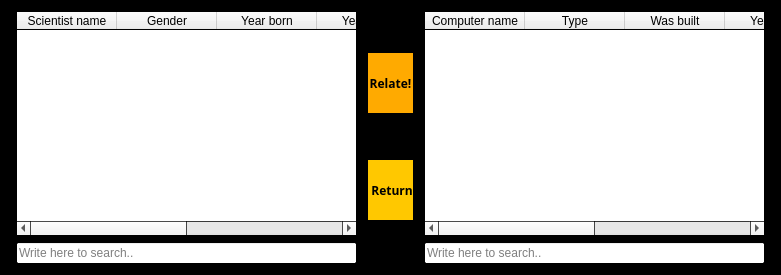
<?xml version="1.0" encoding="UTF-8"?>
<ui version="4.0">
 <class>RelationWindow</class>
 <widget class="QDialog" name="RelationWindow">
  <property name="geometry">
   <rect>
    <x>0</x>
    <y>0</y>
    <width>781</width>
    <height>275</height>
   </rect>
  </property>
  <property name="sizePolicy">
   <sizepolicy hsizetype="MinimumExpanding" vsizetype="Preferred">
    <horstretch>0</horstretch>
    <verstretch>0</verstretch>
   </sizepolicy>
  </property>
  <property name="palette">
   <palette>
    <active>
     <colorrole role="Base">
      <brush brushstyle="SolidPattern">
       <color alpha="255">
        <red>255</red>
        <green>255</green>
        <blue>255</blue>
       </color>
      </brush>
     </colorrole>
     <colorrole role="Window">
      <brush brushstyle="SolidPattern">
       <color alpha="255">
        <red>0</red>
        <green>0</green>
        <blue>0</blue>
       </color>
      </brush>
     </colorrole>
    </active>
    <inactive>
     <colorrole role="Base">
      <brush brushstyle="SolidPattern">
       <color alpha="255">
        <red>255</red>
        <green>255</green>
        <blue>255</blue>
       </color>
      </brush>
     </colorrole>
     <colorrole role="Window">
      <brush brushstyle="SolidPattern">
       <color alpha="255">
        <red>0</red>
        <green>0</green>
        <blue>0</blue>
       </color>
      </brush>
     </colorrole>
    </inactive>
    <disabled>
     <colorrole role="Base">
      <brush brushstyle="SolidPattern">
       <color alpha="255">
        <red>0</red>
        <green>0</green>
        <blue>0</blue>
       </color>
      </brush>
     </colorrole>
     <colorrole role="Window">
      <brush brushstyle="SolidPattern">
       <color alpha="255">
        <red>0</red>
        <green>0</green>
        <blue>0</blue>
       </color>
      </brush>
     </colorrole>
    </disabled>
   </palette>
  </property>
  <property name="windowTitle">
   <string>Dialog</string>
  </property>
  <layout class="QHBoxLayout" name="horizontalLayout">
   <item>
    <layout class="QVBoxLayout" name="verticalLayout_2">
     <property name="leftMargin">
      <number>5</number>
     </property>
     <property name="rightMargin">
      <number>5</number>
     </property>
     <item>
      <widget class="QTableWidget" name="table_relation_scientists">
       <property name="columnCount">
        <number>6</number>
       </property>
       <column>
        <property name="text">
         <string>Scientist name</string>
        </property>
       </column>
       <column>
        <property name="text">
         <string>Gender</string>
        </property>
       </column>
       <column>
        <property name="text">
         <string>Year born</string>
        </property>
       </column>
       <column>
        <property name="text">
         <string>Year died</string>
        </property>
       </column>
       <column/>
       <column/>
      </widget>
     </item>
     <item>
      <widget class="QLineEdit" name="search_relation_searchScientist">
       <property name="placeholderText">
        <string>Write here to search..</string>
       </property>
      </widget>
     </item>
    </layout>
   </item>
   <item>
    <widget class="QFrame" name="verticalFrame">
     <property name="sizePolicy">
      <sizepolicy hsizetype="Minimum" vsizetype="Minimum">
       <horstretch>0</horstretch>
       <verstretch>0</verstretch>
      </sizepolicy>
     </property>
     <property name="minimumSize">
      <size>
       <width>45</width>
       <height>0</height>
      </size>
     </property>
     <property name="maximumSize">
      <size>
       <width>16777215</width>
       <height>257</height>
      </size>
     </property>
     <layout class="QVBoxLayout" name="verticalLayout">
      <property name="spacing">
       <number>5</number>
      </property>
      <property name="sizeConstraint">
       <enum>QLayout::SetDefaultConstraint</enum>
      </property>
      <property name="leftMargin">
       <number>0</number>
      </property>
      <property name="topMargin">
       <number>0</number>
      </property>
      <property name="rightMargin">
       <number>0</number>
      </property>
      <property name="bottomMargin">
       <number>0</number>
      </property>
      <item>
       <widget class="QPushButton" name="button_relation_relate">
        <property name="enabled">
         <bool>true</bool>
        </property>
        <property name="sizePolicy">
         <sizepolicy hsizetype="Preferred" vsizetype="Preferred">
          <horstretch>0</horstretch>
          <verstretch>0</verstretch>
         </sizepolicy>
        </property>
        <property name="maximumSize">
         <size>
          <width>60</width>
          <height>60</height>
         </size>
        </property>
        <property name="sizeIncrement">
         <size>
          <width>0</width>
          <height>0</height>
         </size>
        </property>
        <property name="baseSize">
         <size>
          <width>0</width>
          <height>0</height>
         </size>
        </property>
        <property name="font">
         <font>
          <family>Rockwell</family>
          <pointsize>9</pointsize>
          <weight>75</weight>
          <bold>true</bold>
         </font>
        </property>
        <property name="styleSheet">
         <string notr="true">QPushButton
{
	color: black;
	background-color: rgba(255, 170, 0); border: none;
}</string>
        </property>
        <property name="text">
         <string>Relate!</string>
        </property>
        <property name="autoDefault">
         <bool>true</bool>
        </property>
        <property name="default">
         <bool>false</bool>
        </property>
        <property name="flat">
         <bool>false</bool>
        </property>
       </widget>
      </item>
      <item>
       <widget class="QPushButton" name="button_relation_return">
        <property name="enabled">
         <bool>true</bool>
        </property>
        <property name="sizePolicy">
         <sizepolicy hsizetype="Fixed" vsizetype="Fixed">
          <horstretch>0</horstretch>
          <verstretch>0</verstretch>
         </sizepolicy>
        </property>
        <property name="maximumSize">
         <size>
          <width>60</width>
          <height>60</height>
         </size>
        </property>
        <property name="font">
         <font>
          <family>Rockwell</family>
          <pointsize>9</pointsize>
          <weight>75</weight>
          <bold>true</bold>
         </font>
        </property>
        <property name="toolTipDuration">
         <number>0</number>
        </property>
        <property name="layoutDirection">
         <enum>Qt::RightToLeft</enum>
        </property>
        <property name="styleSheet">
         <string notr="true">QPushButton
{
	color: black;
	background-color: rgba(255, 200, 0); border: none;
}</string>
        </property>
        <property name="text">
         <string> Return</string>
        </property>
        <property name="autoRepeat">
         <bool>false</bool>
        </property>
        <property name="autoExclusive">
         <bool>false</bool>
        </property>
       </widget>
      </item>
     </layout>
    </widget>
   </item>
   <item>
    <layout class="QVBoxLayout" name="verticalLayout_4">
     <property name="leftMargin">
      <number>5</number>
     </property>
     <property name="rightMargin">
      <number>5</number>
     </property>
     <item>
      <widget class="QTableWidget" name="table_relation_computers">
       <property name="columnCount">
        <number>6</number>
       </property>
       <column>
        <property name="text">
         <string>Computer name</string>
        </property>
       </column>
       <column>
        <property name="text">
         <string>Type</string>
        </property>
       </column>
       <column>
        <property name="text">
         <string>Was built</string>
        </property>
       </column>
       <column>
        <property name="text">
         <string>Year built</string>
        </property>
       </column>
       <column>
        <property name="text">
         <string>ID</string>
        </property>
       </column>
       <column/>
      </widget>
     </item>
     <item>
      <widget class="QLineEdit" name="search_relation_searchCpu">
       <property name="placeholderText">
        <string>Write here to search..</string>
       </property>
      </widget>
     </item>
    </layout>
   </item>
  </layout>
 </widget>
 <resources/>
 <connections/>
</ui>
